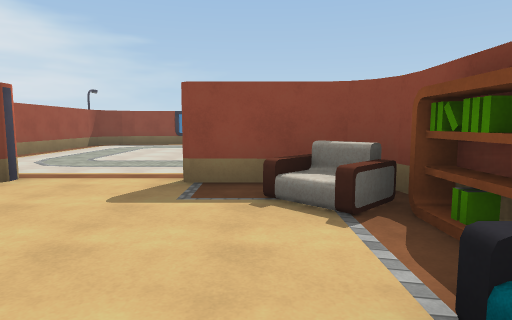
view 1 (above)

15 first-person views from a walk through a 3-D level made in the Unity game engine. The camera is 1.4 m above the floor, tilts 6° down and sees 75° across. Doors are open. The floor is counted in squares, 2 m on a side. Each view is taken from the middle of a square. On the plan, view 1 faces up. The plan holds only what a view shows up to about 10 squares ahead; the rest is blank. The place goes on beyond the plan. The player character is not drawn. Surface patterns are stand-ins for the level's own textures.

view 2
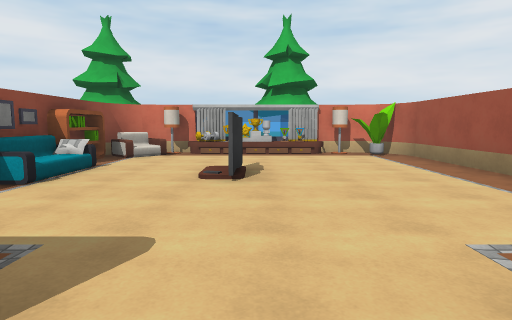

view 3
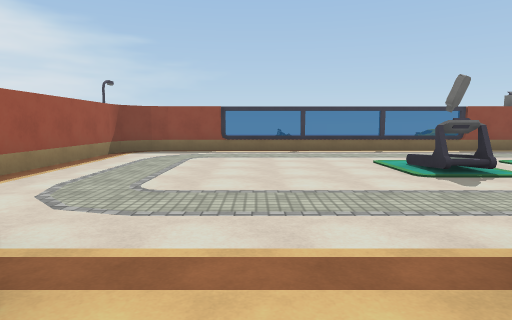

view 4
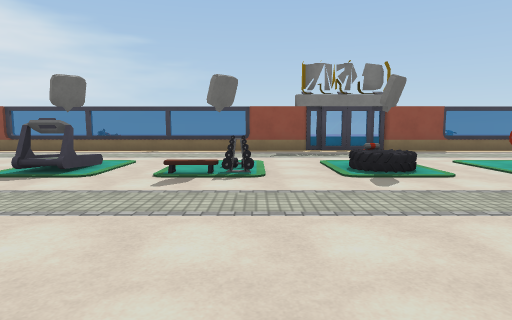

view 5
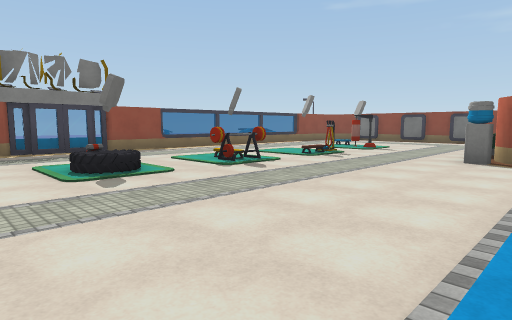

view 6
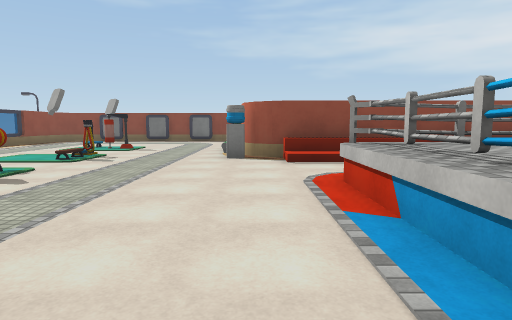

view 7
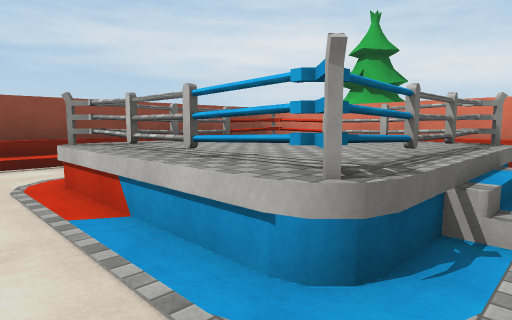

view 8
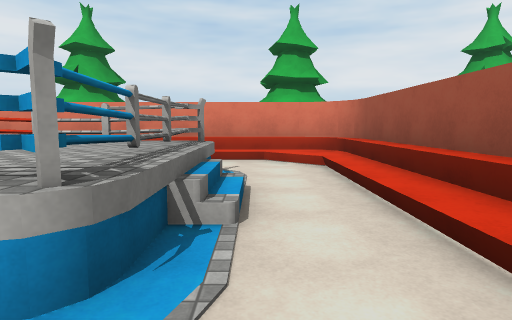

view 9
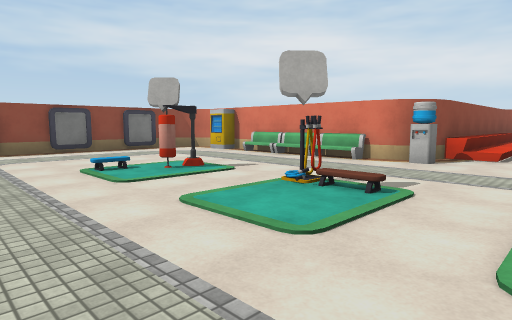

view 10
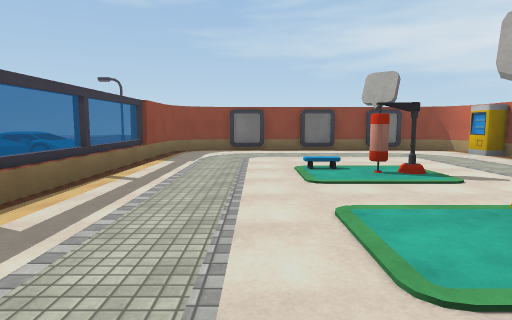

view 11
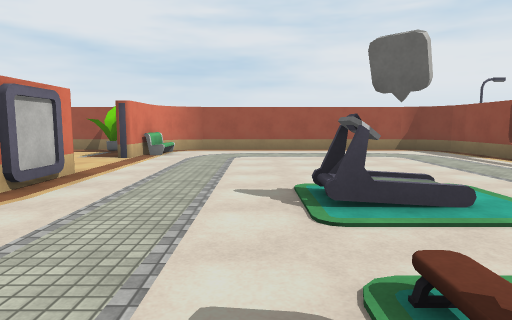

view 12
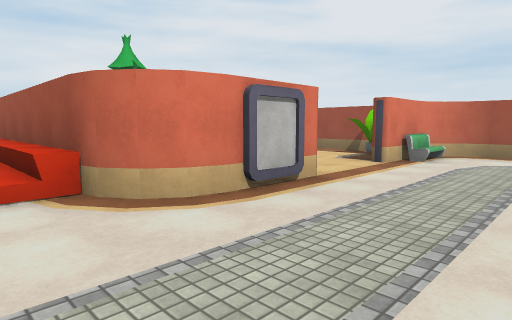

view 13
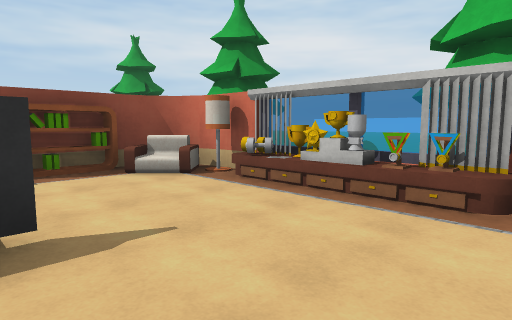

view 14
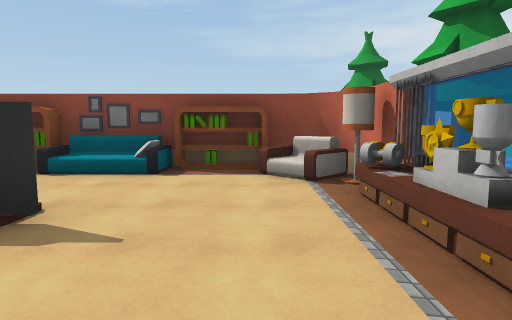

view 15
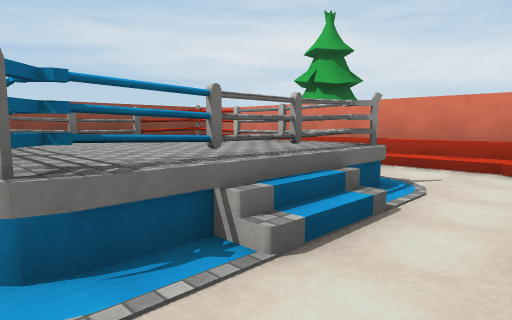

### Floor plan
Key: @ floor where view 1 was taken; # wall or solid block; . floor; / step, stairs or slope; D open door; = window, fence, low wall or low ledge; ^ raised ledge; A armchair; S sofa; T TV; F flower; B bench; C water cooler; R tree; P poster; M machine; E car; O other object.
Columns run from 6 left of view 1 to 19 right of it. Each row starts with its distance up from view 1.
 15                      EE
 14                      EE
 13  ###= ====# ==##  ===.###
 12 ##..........OO..........##
 11 #........................#
 10 #.......................P#
  9 #........................#
  8 #......O..O.O.OO.O..O...P#
  7 #........................#
  6 #.......................P#
  5 #B.................B...M.#
  4 ##^DDDP#.........C#^^^B##
  3 #F....AO#/.^^^^./#
  2 #.......#/.^^^^ /#
  1 #...T../#//^^^^ /#
  0 #...T.@S#/.^^^^  #
 -1 #.......#/.^^^^  #
 -2 #......O#/..     #
 -3 #F#OOO#A#////// /#
 -4  #################
 -5    #    =
 -6    #    #R

Where each view was taken, in squares from view 1:
view 1: 0 up, 0 right, facing up
view 2: 5 up, 2 left, facing down
view 3: 3 up, 2 left, facing up
view 4: 3 up, 4 right, facing up
view 5: 3 up, 4 right, facing up-right
view 6: 4 up, 4 right, facing right
view 7: 4 up, 4 right, facing down-right
view 8: 4 up, 4 right, facing down
view 9: 11 up, 9 right, facing down-right
view 10: 10 up, 9 right, facing right
view 11: 7 up, 4 right, facing left
view 12: 7 up, 3 right, facing down-left
view 13: 0 up, 4 left, facing down-right
view 14: 2 down, 4 left, facing right
view 15: 3 up, 3 right, facing down-right
